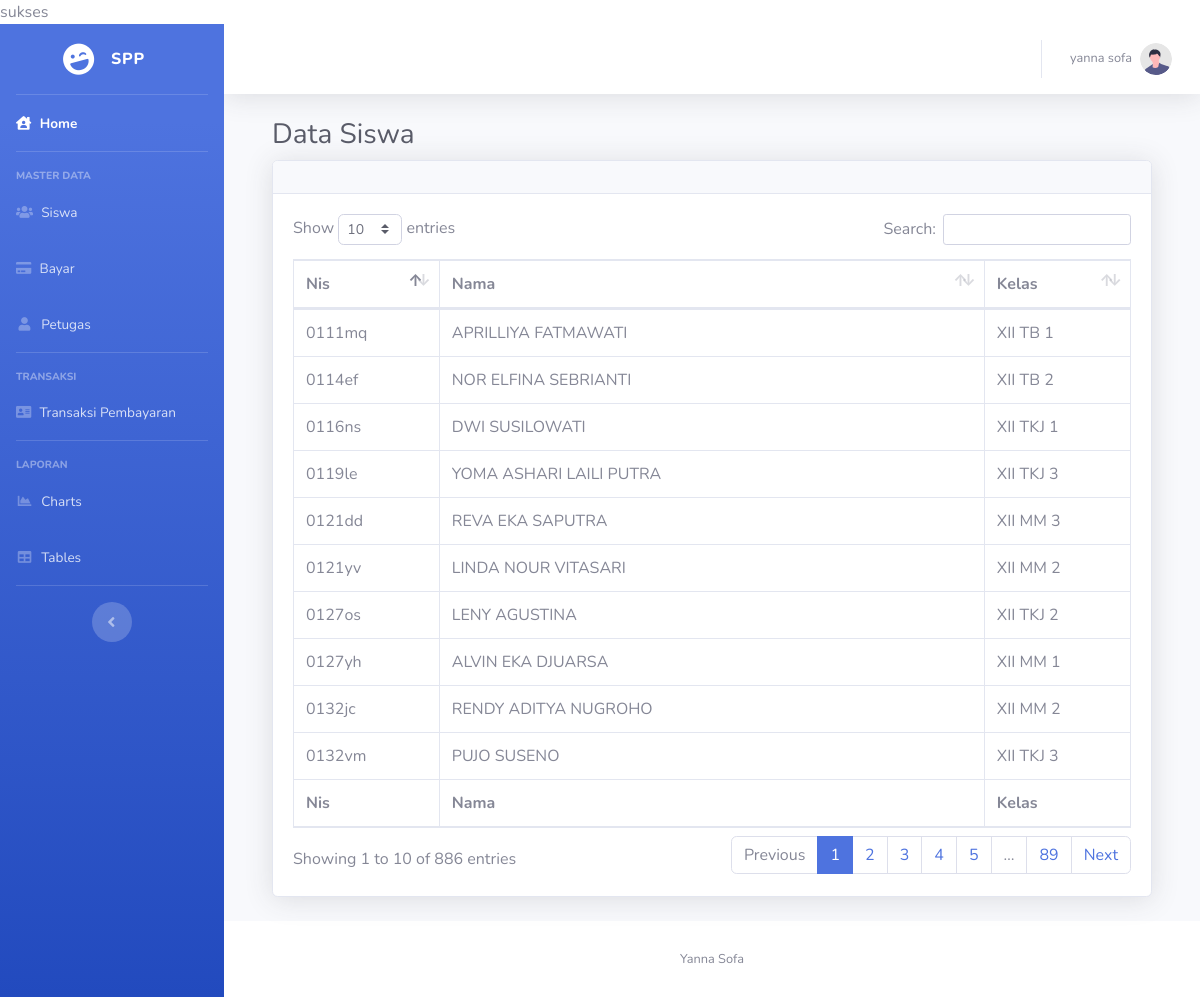
/index.php?page=siswa/index (signed in), run on the app's committed database.
### tables this page shows
CREATE TABLE `siswa` (
  `nis` varchar(10) NOT NULL,
  `nama` varchar(30) NOT NULL,
  `alamat` varchar(30) NOT NULL,
  `jkel` varchar(1) NOT NULL,
  `kelasok` varchar(12) NOT NULL,
  `angkatan` varchar(4) NOT NULL
);

### siswa/index.php (the view)
<?php
include "koneksi.php";
?>
<div class="container-fluid">
    <h1 class="h3 mb-2 text-gray-800">Data Siswa</h1>
    <div class="card shadow mb-4">
        <div class="card-header py-3">
        </div>
        <div class="card-body">
            <div class="table-responsive">
                <table class="table table-bordered" id="dataTable" width="100%" cellspacing="0">
                    <thead>
                        <tr>
                            <th>Nis</th>
                            <th>Nama</th>
                            <th>Kelas</th>
                    </thead>
                    <tfoot>
                        <tr>
                            <th>Nis</th>
                            <th>Nama</th>
                            <th>Kelas</th>
                        </tr>
                    </tfoot>
                    <tbody>
                        <?php
                        $query=mysqli_query($koneksi,"select * from siswa");
                        while($data=mysqli_fetch_array($query)){
                            ?>
                        <tr>
                            <td><?php echo $data['nis']  ?></td>
                            <td><?php echo $data['nama']  ?></td>
                            <td><?php echo $data['kelasok']  ?></td>
                        </tr>
                        <?php
                        }
                        ?>
                    </tbody>
                </table>
            </div>
        </div>
    </div>
</div>

### index.php (shortened to what this page needs)
<!DOCTYPE html>
<html lang="en">
<head>
    <link href="vendor/fontawesome-free/css/all.min.css" rel="stylesheet" type="text/css">
    <link href="css/sb-admin-2.min.css" rel="stylesheet">
    <link href="vendor/datatables/dataTables.bootstrap4.min.css" rel="stylesheet">
</head>
<body id="page-top">
    <div id="wrapper">
        <ul class="navbar-nav bg-gradient-primary sidebar sidebar-dark accordion" id="accordionSidebar">
            <a class="sidebar-brand d-flex align-items-center justify-content-center" href="index.html">
                <div class="sidebar-brand-icon rotate-n-15">
                    <i class="fas fa-laugh-wink"></i>
                </div>
                <div class="sidebar-brand-text mx-3">SPP </div>
            </a>
            <hr class="sidebar-divider my-0">
            <li class="nav-item active">
                <a class="nav-link" href="?page=home">
                    <i class="fas fa-house-user"></i>
                    <span>Home</span></a>
            </li>
            <hr class="sidebar-divider">
            <div class="sidebar-heading">
                Master Data
            </div>
            <li class="nav-item ">
                <a class="nav-link" href="?page=siswa/index">
                    <i class="fas fa-fw fa-users"></i>
                    <span>Siswa</span></a>
            </li>
            <li class="nav-item ">
                <a class="nav-link" href="?page=bayar/index">
                    <i class="fa fa-credit-card"></i>
                    <span>Bayar</span></a>
            </li>
            <li class="nav-item ">
                <a class="nav-link" href="?page=petugas/index">
                    <i class="fas fa-fw fa-user"></i>
                    <span>Petugas</span></a>
            </li>
            <hr class="sidebar-divider">
            <div class="sidebar-heading">
                Transaksi
            </div>
            <li class="nav-item ">
                <a class="nav-link" href="?page=pembayaran/index">
                    <i class="fas fa-address-card"></i>
                    <span>Transaksi Pembayaran</span></a>
            </li>
            <hr class="sidebar-divider">
            <div class="sidebar-heading">
                Laporan
            </div>
            <li class="nav-item">
                <a class="nav-link" href="charts.html">
                    <i class="fas fa-fw fa-chart-area"></i>
                    <span>Charts</span></a>
            </li>
            <li class="nav-item">
                <a class="nav-link" href="tables.html">
                    <i class="fas fa-fw fa-table"></i>
                    <span>Tables</span></a>
            </li>
            <hr class="sidebar-divider d-none d-md-block">
            <div class="text-center d-none d-md-inline">
                <button class="rounded-circle border-0" id="sidebarToggle"></button>
            </div>
        </ul>
        <div id="content-wrapper" class="d-flex flex-column">
            <div id="content">
                <nav class="navbar navbar-expand navbar-light bg-white topbar mb-4 static-top shadow">
                    <ul class="navbar-nav ml-auto">
                        <li class="nav-item dropdown no-arrow">
                            <a class="nav-link dropdown-toggle" href="#" id="userDropdown" role="button"
                                data-toggle="dropdown" aria-haspopup="true" aria-expanded="false">
                                <span
                                    class="mr-2 d-none d-lg-inline text-gray-600 small"><?= $_SESSION['nama_petugas'] ?></span>
                                <img class="img-profile rounded-circle" src="img/undraw_profile.svg">
                            </a>
                        </li>
                    </ul>
                </nav>
                <div class="container-fluid">
                    <?php
                        include "isi.php";
                    ?>
                </div>
            </div>
            <footer class="sticky-footer bg-white">
                <div class="container my-auto">
                    <div class="copyright text-center my-auto">
                        <span>Yanna Sofa</span>
                    </div>
                </div>
            </footer>
        </div>
    </div>
</body>
</html>

### isi.php (shortened to what this page needs)
<?php
$page=htmlentities($_GET['page']);
$halaman="$page.php";
if(!file_exists($halaman) || empty($page)){
    include "home.php";
}else{
    include "$halaman";
}
?>

### data on the page
siswa: nis "0111mq", nama "APRILLIYA FATMAWATI", kelasok "XII TB 1"
siswa: nis "0114ef", nama "NOR ELFINA SEBRIANTI", kelasok "XII TB 2"
siswa: nis "0116ns", nama "DWI SUSILOWATI", kelasok "XII TKJ 1"
siswa: nis "0119le", nama "YOMA ASHARI LAILI PUTRA", kelasok "XII TKJ 3"
siswa: nis "0121dd", nama "REVA EKA SAPUTRA", kelasok "XII MM 3"
siswa: nis "0121yv", nama "LINDA NOUR VITASARI", kelasok "XII MM 2"
siswa: nis "0127os", nama "LENY AGUSTINA", kelasok "XII TKJ 2"
siswa: nis "0127yh", nama "ALVIN EKA DJUARSA", kelasok "XII MM 1"
siswa: nis "0132jc", nama "RENDY ADITYA NUGROHO", kelasok "XII MM 2"
siswa: nis "0132vm", nama "PUJO SUSENO", kelasok "XII TKJ 3"

### other printed values
$_SESSION['nama_petugas'] "yanna sofa"
